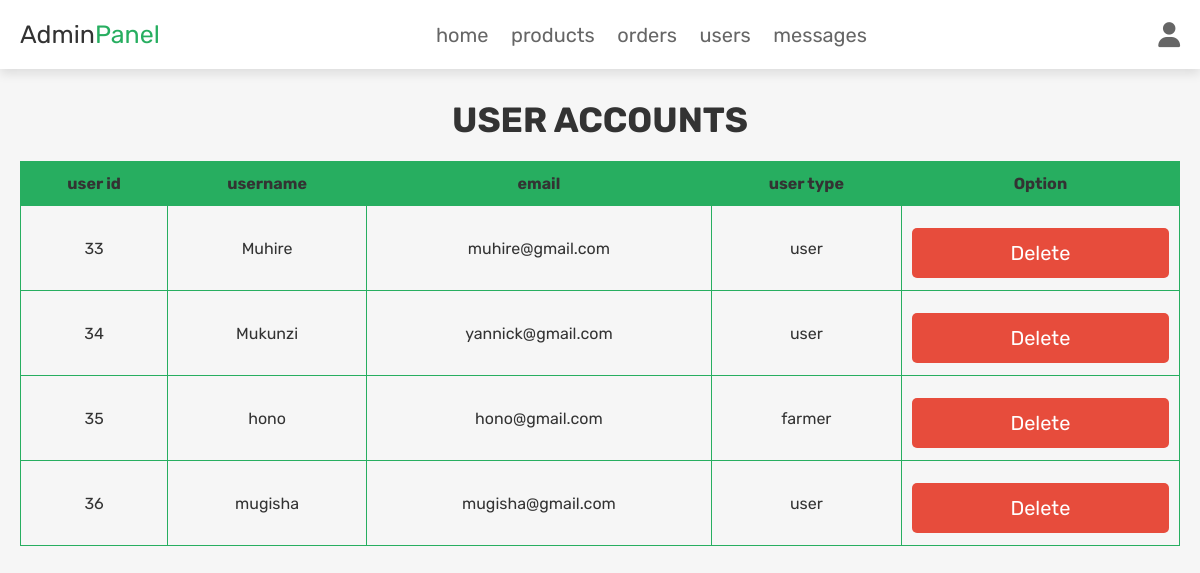
Before: /admin_users.php (signed in) with the older database file.
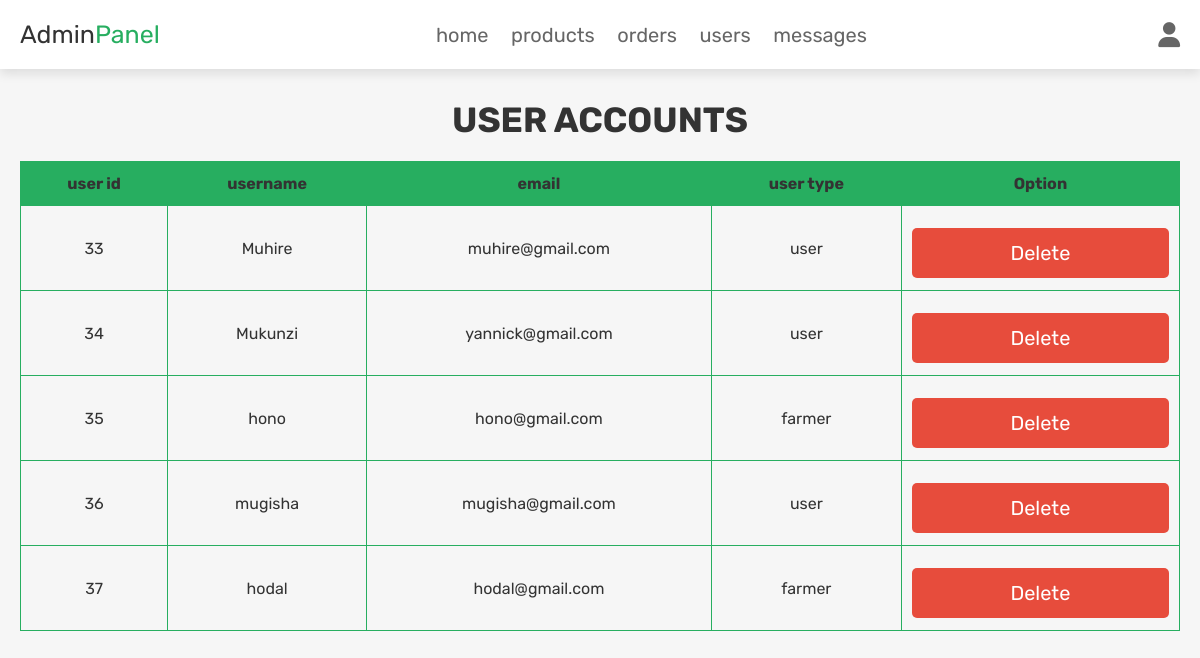
After: the same page with the newer database file.
### tables this page shows
CREATE TABLE `users` (
  `id` int(100) NOT NULL,
  `name` varchar(100) NOT NULL,
  `email` varchar(100) NOT NULL,
  `number` varchar(40) NOT NULL,
  `state` varchar(40) NOT NULL,
  `district` varchar(35) DEFAULT NULL,
  `sector` varchar(35) DEFAULT NULL,
  `password` varchar(100) NOT NULL,
  `user_type` varchar(20) NOT NULL DEFAULT 'user',
  `image` varchar(100) NOT NULL
);

### admin_users.php (the view, shortened to what this page needs)
<?php
@include 'config.php';
$admin_id = $_SESSION['admin_id'];
?>
<!DOCTYPE html>
<html lang="en">
<head>
   <link rel="stylesheet" href="https://cdnjs.cloudflare.com/ajax/libs/font-awesome/6.1.1/css/all.min.css">
   <link rel="stylesheet" href="css/admin_style.css">
</head>
<body>
<?php include 'admin_header.php'; ?>
<section class="user-accounts">
   <h1 class="title">user accounts</h1>
   <table class="table">
     <thead>
     	<tr>
     	 <th>user id</th>
     	 <th>username</th>
     	 <th>email</th>
     	 <th>user type</th>
     	 <th>Option</th>
            </tr>
         </thead>
      <?php
         $select_users = $conn->prepare("SELECT * FROM `users`");
         $select_users->execute();
         while($fetch_users = $select_users->fetch(PDO::FETCH_ASSOC)){
      ?>
         <tbody style="<?php if($fetch_users['id'] == $admin_id){ echo 'display:none'; }; ?>">
     	      <tr>
               <td data-label="user id"><?= $fetch_users['id']; ?></td>
               <td data-label="username"><?= $fetch_users['name']; ?></td>
               <td data-label="email"><?= $fetch_users['email']; ?></td>
               <td data-label="user type"><span style=" color:<?php if($fetch_users['user_type'] == 'admin'){ echo 'orange'; }; ?>"><?= $fetch_users['user_type']; ?></span></td>
               <td data-label="option"><a href="admin_users.php?delete=<?= $fetch_users['id']; ?>" onclick="return confirm('delete this user?');" class="delete-btn">delete</a></td>
            </tr>
         </tbody>
      <?php
      }
      ?>
 </table>
</section>
</body>
</html>

Changed rows visible on the page:
added users: id "37", name "hodal", email "hodal@gmail.com", user_type "farmer"
